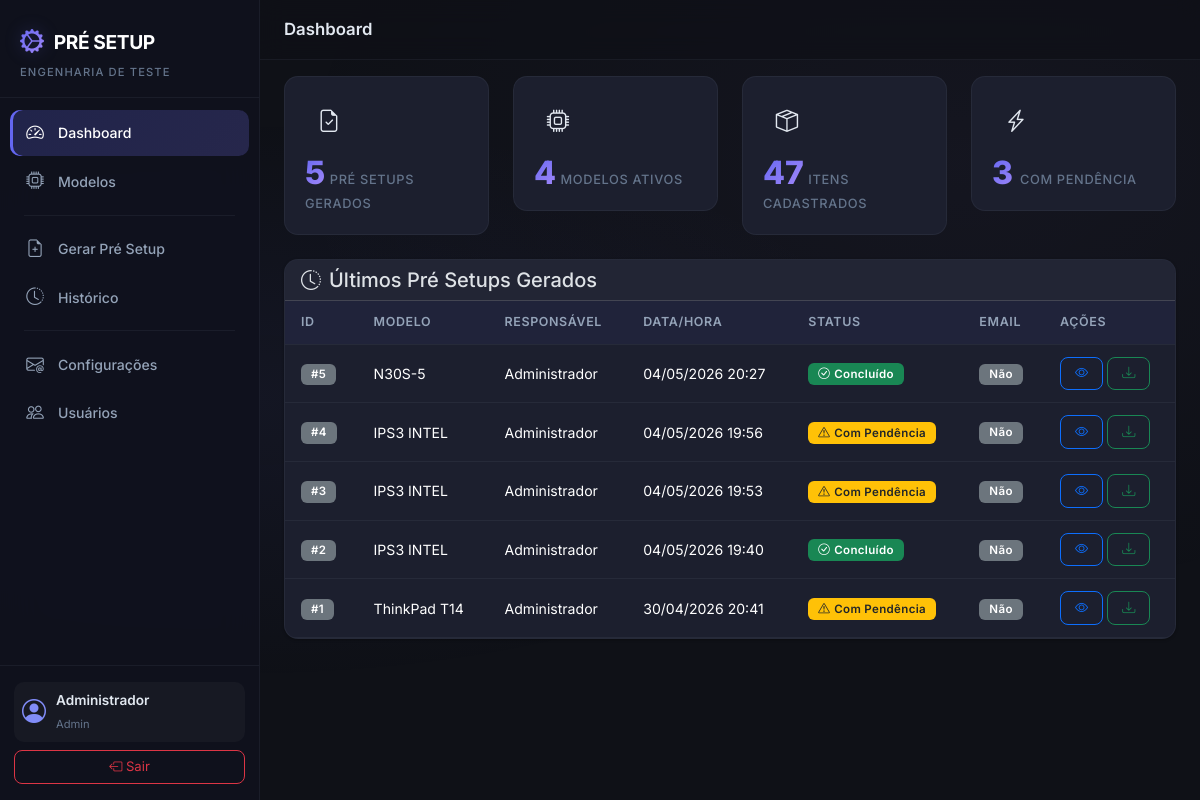
Page / (signed in) on the earlier database version.
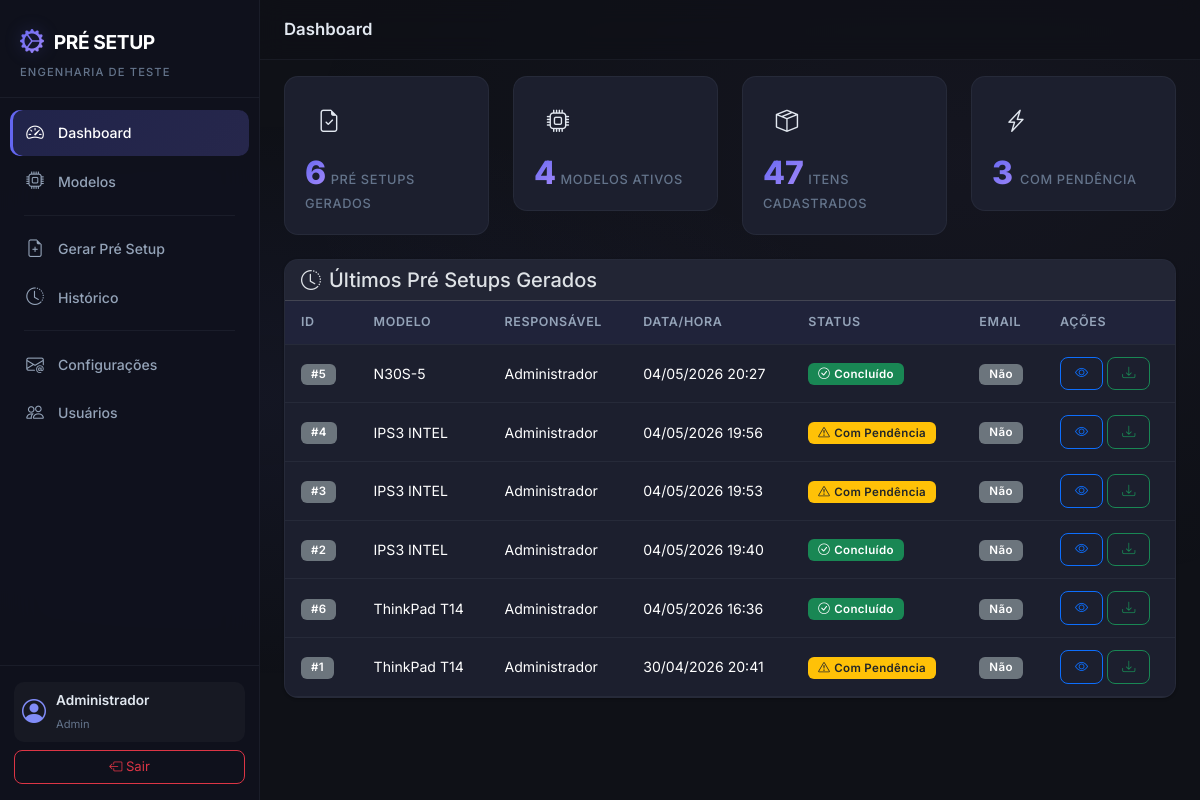
Same page on the later database version.
### app/models.py (models this page shows, shortened)
class User(UserMixin, db.Model):
    __tablename__ = 'users'
    id = db.Column(db.Integer, primary_key=True)
    name = db.Column(db.String(150), nullable=False)
    email = db.Column(db.String(150), unique=True, nullable=False)
    password_hash = db.Column(db.String(256), nullable=False)
    profile = db.Column(db.String(50), nullable=False, default='Engenharia')  # Admin, Engenharia
    is_active_user = db.Column(db.Boolean, default=True)
    created_at = db.Column(db.DateTime, default=datetime.now)
    setups = db.relationship('PreSetup', backref='user', lazy='dynamic')
    @property
    def is_active(self):
        return self.is_active_user

class PreSetup(db.Model):
    __tablename__ = 'pre_setups'
    id = db.Column(db.Integer, primary_key=True)
    product_model_id = db.Column(db.Integer, db.ForeignKey('product_models.id'), nullable=False)
    user_id = db.Column(db.Integer, db.ForeignKey('users.id'), nullable=False)
    num_bays = db.Column(db.Integer, nullable=False, default=1)
    station = db.Column(db.String(50), nullable=False)  # FCT, SHELL, IO
    generated_at = db.Column(db.DateTime, default=datetime.now)
    overall_status = db.Column(db.String(50), nullable=False)  # CONCLUÍDO, COM PENDÊNCIA
    pdf_filename = db.Column(db.String(300), nullable=True)
    email_sent = db.Column(db.Boolean, default=False)
    email_sent_at = db.Column(db.DateTime, nullable=True)
    setup_items = db.relationship('PreSetupItem', backref='pre_setup', lazy='dynamic',
                                  cascade='all, delete-orphan')

class ProductModel(db.Model):
    __tablename__ = 'product_models'
    id = db.Column(db.Integer, primary_key=True)
    name = db.Column(db.String(150), unique=True, nullable=False)
    product_type = db.Column(db.String(50), nullable=False)  # Notebook, Desktop, Tiny
    station = db.Column(db.String(50), nullable=True)  # FCT, SHELL, IO
    is_active = db.Column(db.Boolean, default=True)
    created_at = db.Column(db.DateTime, default=datetime.now)
    template_items = db.relationship('TemplateItem', backref='product_model', lazy='dynamic',
                                     cascade='all, delete-orphan')
    items = db.relationship('Item', backref='product_model', lazy='dynamic',
                            cascade='all, delete-orphan')
    setups = db.relationship('PreSetup', backref='product_model', lazy='dynamic')

### app/dashboard/routes.py (the view)
@dashboard_bp.route('/')
@login_required
def index():
    total_setups = PreSetup.query.count()
    total_models = ProductModel.query.filter_by(is_active=True).count()
    total_items = Item.query.filter_by(is_active=True).count()
    recent_setups = PreSetup.query.order_by(PreSetup.generated_at.desc()).limit(10).all()
    return render_template('dashboard.html',
                           total_setups=total_setups,
                           total_models=total_models,
                           total_items=total_items,
                           recent_setups=recent_setups)

### app/models.py (called while the page is built)
@login_manager.user_loader
def load_user(user_id):
    return User.query.get(int(user_id))

### app/templates/dashboard.html (shortened to what this page needs)
{% extends "base.html" %}
{% block page_title %}Dashboard{% endblock %}
{% block content %}
<div class="row g-4 mb-4">
    <div class="col-xl-3 col-md-6">
        <div class="metric-card metric-card-primary">
            <div class="metric-icon">
                <i class="bi bi-file-earmark-check"></i>
            </div>
            <div class="metric-info">
                <span class="metric-value">{{ total_setups }}</span>
                <span class="metric-label">Pré Setups Gerados</span>
            </div>
        </div>
    </div>
    <div class="col-xl-3 col-md-6">
        <div class="metric-card metric-card-success">
            <div class="metric-icon">
                <i class="bi bi-cpu"></i>
            </div>
            <div class="metric-info">
                <span class="metric-value">{{ total_models }}</span>
                <span class="metric-label">Modelos Ativos</span>
            </div>
        </div>
    </div>
    <div class="col-xl-3 col-md-6">
        <div class="metric-card metric-card-info">
            <div class="metric-icon">
                <i class="bi bi-box-seam"></i>
            </div>
            <div class="metric-info">
                <span class="metric-value">{{ total_items }}</span>
                <span class="metric-label">Itens Cadastrados</span>
            </div>
        </div>
    </div>
    <div class="col-xl-3 col-md-6">
        <div class="metric-card metric-card-warning">
            <div class="metric-icon">
                <i class="bi bi-lightning-charge"></i>
            </div>
            <div class="metric-info">
                <span class="metric-value">
                    {% set pending = recent_setups | selectattr('overall_status', 'equalto', 'COM PENDÊNCIA') | list | length %}
                    {{ pending }}
                </span>
                <span class="metric-label">Com Pendência</span>
            </div>
        </div>
    </div>
</div>
<div class="card card-custom">
    <div class="card-header card-header-custom">
        <h5 class="mb-0"><i class="bi bi-clock-history me-2"></i>Últimos Pré Setups Gerados</h5>
    </div>
    <div class="card-body p-0">
        {% if recent_setups %}
        <div class="table-responsive">
            <table class="table table-custom mb-0">
                <thead>
                    <tr>
                        <th>ID</th>
                        <th>Modelo</th>
                        <th>Responsável</th>
                        <th>Data/Hora</th>
                        <th>Status</th>
                        <th>Email</th>
                        <th>Ações</th>
                    </tr>
                </thead>
                <tbody>
                    {% for setup in recent_setups %}
                    <tr>
                        <td><span class="badge bg-secondary">#{{ setup.id }}</span></td>
                        <td>{{ setup.product_model.name }}</td>
                        <td>{{ setup.user.name }}</td>
                        <td>{{ setup.generated_at.strftime('%d/%m/%Y %H:%M') }}</td>
                        <td>
                            {% if setup.overall_status == 'CONCLUÍDO' %}
                                <span class="badge bg-success"><i class="bi bi-check-circle me-1"></i>Concluído</span>
                            {% else %}
                                <span class="badge bg-warning text-dark"><i class="bi bi-exclamation-triangle me-1"></i>Com Pendência</span>
                            {% endif %}
                        </td>
                        <td>
                            {% if setup.email_sent %}
                                <span class="badge bg-info"><i class="bi bi-check me-1"></i>Sim</span>
                            {% else %}
                                <span class="badge bg-secondary">Não</span>
                            {% endif %}
                        </td>
                        <td>
                            <a href="{{ url_for('setup_requests.detail', setup_id=setup.id) }}" class="btn btn-sm btn-outline-primary" title="Ver detalhes">
                                <i class="bi bi-eye"></i>
                            </a>
                            {% if setup.pdf_filename %}
                            <a href="{{ url_for('setup_requests.download_pdf', setup_id=setup.id) }}" class="btn btn-sm btn-outline-success" title="Baixar PDF">
                                <i class="bi bi-download"></i>
                            </a>
                            {% endif %}
                        </td>
                    </tr>
                    {% endfor %}
                </tbody>
            </table>
        </div>
        {% endif %}
    </div>
</div>
{% endblock %}

### app/templates/base.html (shortened to what this page needs)
<!DOCTYPE html>
<html lang="pt-BR" data-bs-theme="dark">
<head>
    <link href="https://cdn.jsdelivr.net/npm/bootstrap@5.3.3/dist/css/bootstrap.min.css" rel="stylesheet">
    <link href="https://cdn.jsdelivr.net/npm/bootstrap-icons@1.11.3/font/bootstrap-icons.min.css" rel="stylesheet">
    <link rel="stylesheet" href="{{ url_for('static', filename='css/style.css') }}">
</head>
<body>
    {% if current_user.is_authenticated %}
    <nav class="sidebar" id="sidebar">
        <div class="sidebar-header">
            <div class="sidebar-brand">
                <i class="bi bi-gear-wide-connected"></i>
                <span>PRÉ SETUP</span>
            </div>
            <small class="sidebar-subtitle">Engenharia de Teste</small>
        </div>
        <ul class="sidebar-nav">
            <li class="sidebar-nav-item">
                <a href="{{ url_for('dashboard.index') }}" class="sidebar-nav-link {% if request.endpoint == 'dashboard.index' %}active{% endif %}">
                    <i class="bi bi-speedometer2"></i>
                    <span>Dashboard</span>
                </a>
            </li>
            <li class="sidebar-nav-item">
                <a href="{{ url_for('models_blueprint.index') }}" class="sidebar-nav-link {% if 'models_blueprint' in request.endpoint %}active{% endif %}">
                    <i class="bi bi-cpu"></i>
                    <span>Modelos</span>
                </a>
            </li>
            <li class="sidebar-divider"></li>
            <li class="sidebar-nav-item">
                <a href="{{ url_for('setup_requests.generate_select') }}" class="sidebar-nav-link {% if request.endpoint == 'setup_requests.generate_select' or request.endpoint == 'setup_requests.generate_form' %}active{% endif %}">
                    <i class="bi bi-file-earmark-plus"></i>
                    <span>Gerar Pré Setup</span>
                </a>
            </li>
            <li class="sidebar-nav-item">
                <a href="{{ url_for('setup_requests.history') }}" class="sidebar-nav-link {% if request.endpoint == 'setup_requests.history' or request.endpoint == 'setup_requests.detail' %}active{% endif %}">
                    <i class="bi bi-clock-history"></i>
                    <span>Histórico</span>
                </a>
            </li>
            <li class="sidebar-divider"></li>
            <li class="sidebar-nav-item">
                <a href="{{ url_for('email_config.index') }}" class="sidebar-nav-link {% if 'email_config' in request.endpoint %}active{% endif %}">
                    <i class="bi bi-envelope-at"></i>
                    <span>Configurações</span>
                </a>
            </li>
            <li class="sidebar-nav-item">
                <a href="{{ url_for('users.index') }}" class="sidebar-nav-link {% if 'users' in request.endpoint %}active{% endif %}">
                    <i class="bi bi-people"></i>
                    <span>Usuários</span>
                </a>
            </li>
        </ul>
        <div class="sidebar-footer">
            <div class="sidebar-user">
                <i class="bi bi-person-circle"></i>
                <div>
                    <div class="sidebar-user-name">{{ current_user.name }}</div>
                    <small class="sidebar-user-role">{{ current_user.profile }}</small>
                </div>
            </div>
            <a href="{{ url_for('auth.logout') }}" class="btn btn-outline-danger btn-sm w-100 mt-2">
                <i class="bi bi-box-arrow-left"></i> Sair
            </a>
        </div>
    </nav>
    <main class="main-content">
        <div class="topbar">
            <h5 class="topbar-title">{% block page_title %}{% endblock %}</h5>
        </div>
        <div class="container-fluid px-4 py-3">
            {% block content %}{% endblock %}
        </div>
    </main>
    {% else %}
        {% block fullpage %}{% endblock %}
    {% endif %}
</body>
</html>

Differences in the rows shown:
added PreSetup: id "6", product_model.name "ThinkPad T14", user.name "Administrador", generated_at "04/05/2026 16:36", overall_status "CONCLUÍDO" (drawn), email_sent "Não"
Other differences:
{{ total_setups }}: "5" → "6"
